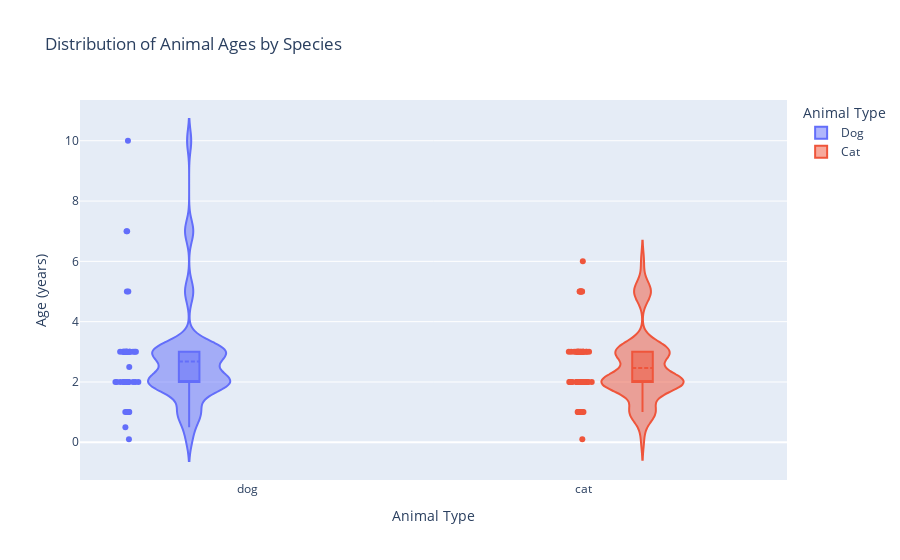

Notebook code for this chart:
### Markdown cell above
#### Violin plot of the age distribution by animal

### Code cell
import plotly.graph_objects as go

# Create a violin plot with dots for cats and dogs
fig = go.Figure()

# for each unique animal in the dataset
for animal in exploded_df.animal.unique():
    # get the data for the animal
    animal_data = exploded_df[exploded_df['animal'] == animal]
    
    # add a violin plot to the figure
    fig.add_trace(go.Violin(
        x=animal_data['animal'],
        y=animal_data['age'],
        name=animal.capitalize(),
        box_visible=True,
        meanline_visible=True,
        points='all'  # This will show all data points
    ))

# Customize the layout
fig.update_layout(
    title="Distribution of Animal Ages by Species",
    xaxis_title="Animal Type",
    yaxis_title="Age (years)",
    violinmode='group'  # Group the violin plots side by side
)

# Add a legend
fig.update_layout(legend_title="Animal Type")

# Show the plot
fig.show()

### Figure 1 — Plotly figure (JSON) as saved in the notebook; plotly's stock layout.template omitted (floating-point values rounded to 4 significant figures)
{"data": [{"box": {"visible": true}, "meanline": {"visible": true}, "name": "Dog", "points": "all", "type": "violin", "x": ["dog", "dog", "dog", "dog", "dog", "dog", "dog", "dog", "dog", "dog", "dog", "dog", "dog", "dog", "dog", "dog", "dog", "dog", "dog", "dog", "dog", "dog", "dog", "dog", "dog", "dog", "dog", "dog", "dog", "dog", "dog", "dog", "dog", "dog", "dog", "dog", "dog", "dog", "dog", "dog", "dog", "dog", "dog", "dog", "dog", "dog", "dog", "dog", "dog"], "y": [2, 3, 2, 2, 2, 2, 2, 0.5, 3, 3, 3, 5, 2, 3, 3, 3, 1, 3, 2, 2, 3, 2, 7, 2, 3, 1, 3, 2, 5, 2, 3, 2.5, 1, 1, 3, 0.1, 1, 2, 2, 3, 3, 3, 7, 2, 2, 3, 2, 10, 2]}, {"box": {"visible": true}, "meanline": {"visible": true}, "name": "Cat", "points": "all", "type": "violin", "x": ["cat", "cat", "cat", "cat", "cat", "cat", "cat", "cat", "cat", "cat", "cat", "cat", "cat", "cat", "cat", "cat", "cat", "cat", "cat", "cat", "cat", "cat", "cat", "cat", "cat", "cat", "cat", "cat", "cat", "cat", "cat", "cat", "cat", "cat", "cat", "cat", "cat", "cat", "cat", "cat", "cat", "cat", "cat", "cat", "cat", "cat", "cat", "cat", "cat", "cat", "cat", "cat", "cat", "cat", "cat", "cat", "cat", "cat", "cat", "cat", "cat", "cat", "cat", "cat", "cat"], "y": [2, 2, 2, 3, 3, 3, 3, 2, 3, 3, 2, 5, 5, 2, 1, 2, 3, 0.1, 2, 2, 3, 3, 1, 2, 3, 2, 5, 2, 3, 5, 2, 2, 3, 1, 2, 2, 2, 2, 2, 3, 2, 2, 2, 3, 2, 2, 3, 1, 3, 2, 2, 3, 1, 1, 1, 1, 2, 6, 5, 5, 2, 3, 1, 3, 2]}], "layout": {"legend": {"title": {"text": "Animal Type"}}, "title": {"text": "Distribution of Animal Ages by Species"}, "violinmode": "group", "xaxis": {"title": {"text": "Animal Type"}}, "yaxis": {"title": {"text": "Age (years)"}}}}
